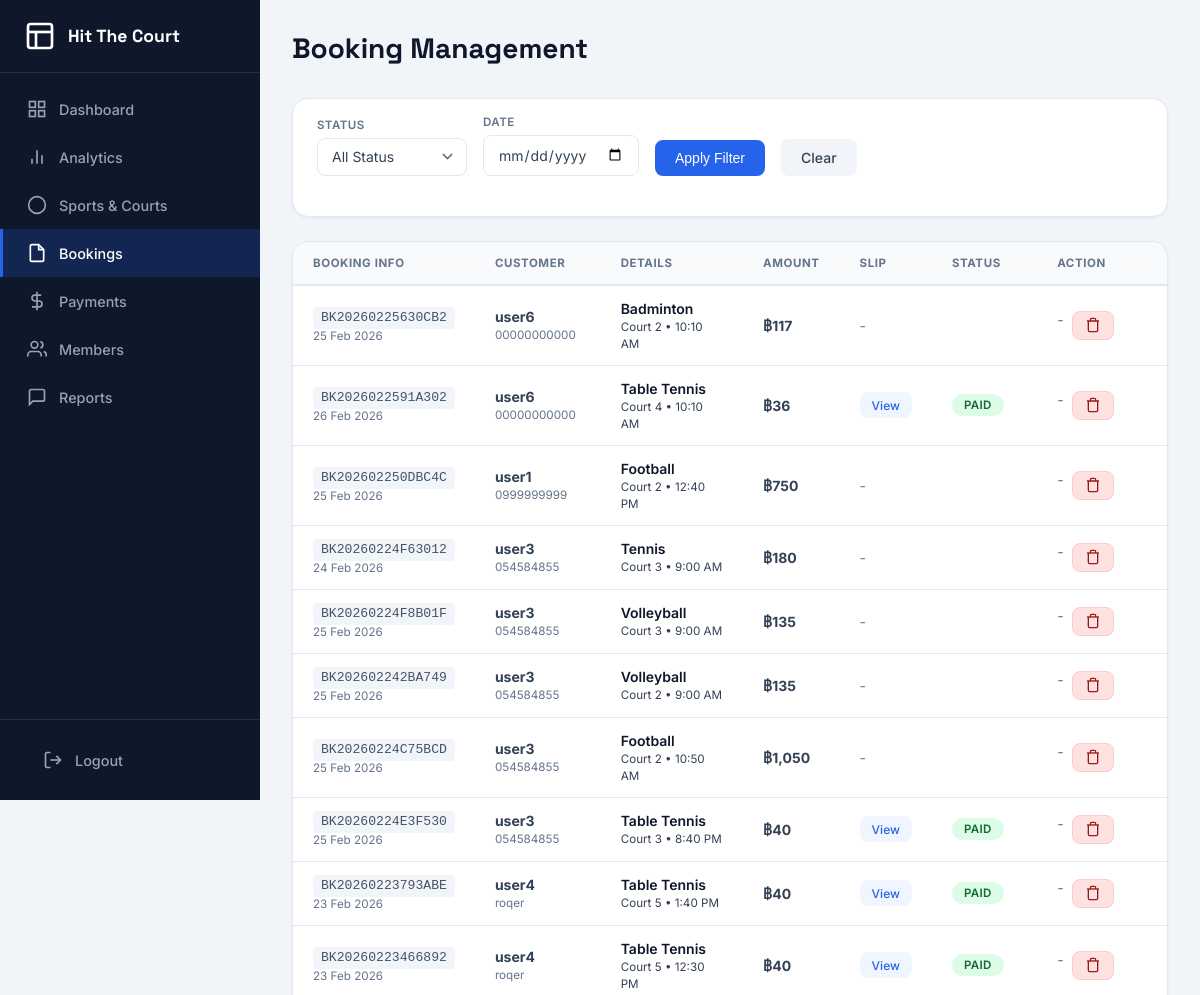
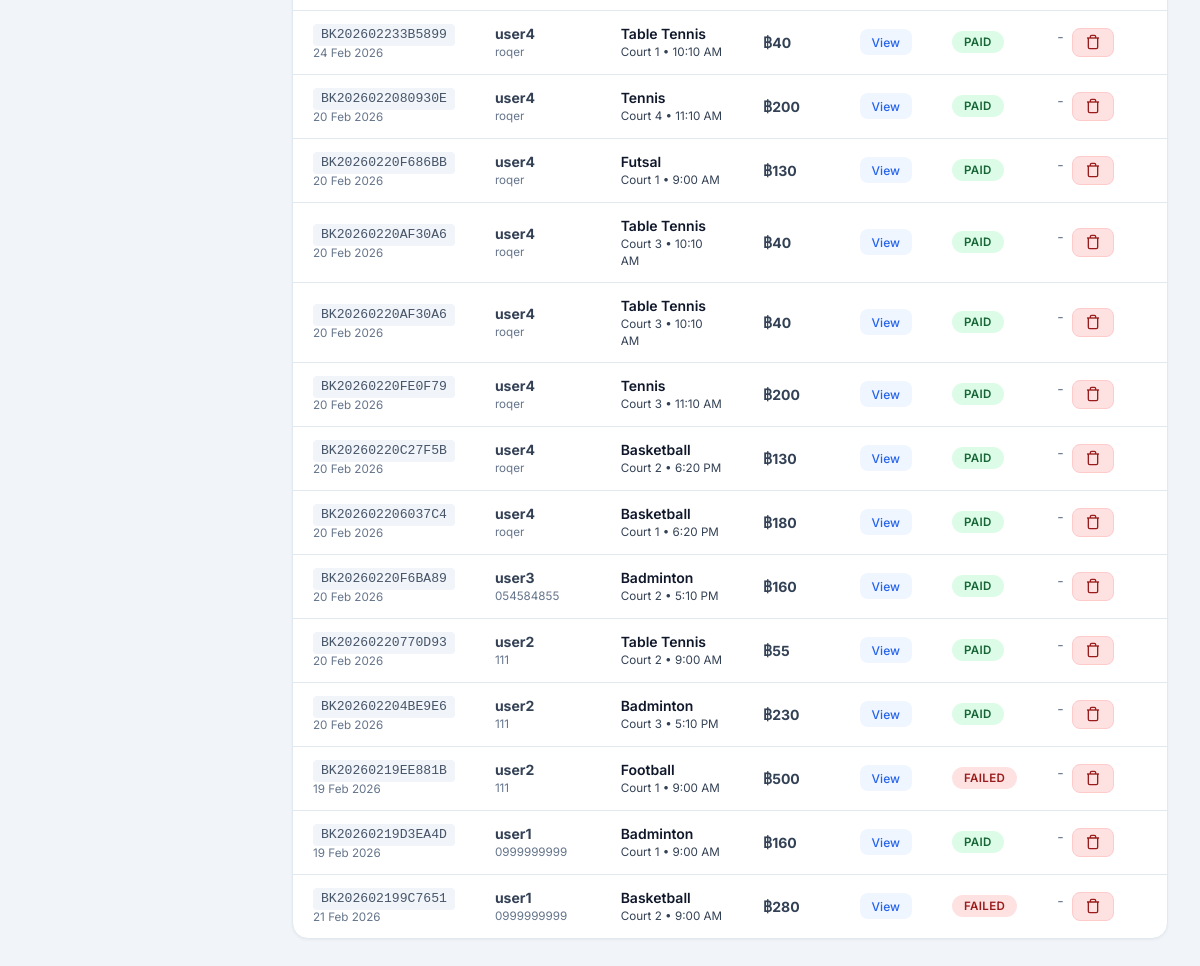
Screenshot of /admin/bookings.php (signed in) with the database file from the repository (2 pictures, top to bottom).
### tables this page shows
CREATE TABLE `bookings` (
  `booking_id` int(11) NOT NULL,
  `booking_code` varchar(20) NOT NULL,
  `user_id` int(11) NOT NULL,
  `court_id` int(11) NOT NULL,
  `slot_id` int(11) NOT NULL,
  `booking_date` date NOT NULL,
  `duration_minutes` int(11) NOT NULL,
  `court_price` decimal(10,2) NOT NULL,
  `equipment_total` decimal(10,2) DEFAULT 0.00,
  `discount_amount` decimal(10,2) DEFAULT 0.00,
  `total_price` decimal(10,2) NOT NULL,
  `payment_status` enum('pending','paid','failed','refunded') DEFAULT 'pending',
  `expires_at` datetime DEFAULT NULL,
  `booking_status` enum('active','cancelled','completed') DEFAULT 'active',
  `notes` text DEFAULT NULL,
  `created_at` timestamp NOT NULL DEFAULT current_timestamp(),
  `updated_at` timestamp NOT NULL DEFAULT current_timestamp() ON UPDATE current_timestamp()
);

CREATE TABLE `users` (
  `user_id` int(11) NOT NULL,
  `username` varchar(50) NOT NULL,
  `password` varchar(255) NOT NULL,
  `email` varchar(100) NOT NULL,
  `phone` varchar(20) DEFAULT NULL,
  `is_member` tinyint(1) DEFAULT 0,
  `member_expire` date DEFAULT NULL,
  `points` int(11) DEFAULT 0,
  `total_bookings` int(11) DEFAULT 0,
  `created_at` timestamp NOT NULL DEFAULT current_timestamp(),
  `updated_at` timestamp NOT NULL DEFAULT current_timestamp() ON UPDATE current_timestamp()
);

CREATE TABLE `sports` (
  `sport_id` int(11) NOT NULL,
  `sport_name` varchar(50) NOT NULL,
  `slug` varchar(50) NOT NULL,
  `description` text DEFAULT NULL,
  `duration_minutes` int(11) NOT NULL,
  `price` int(11) NOT NULL,
  `max_courts` int(11) DEFAULT 1,
  `image` varchar(255) DEFAULT NULL,
  `status` enum('active','inactive') DEFAULT 'active',
  `created_at` timestamp NOT NULL DEFAULT current_timestamp(),
  `price_per_round` decimal(10,2) DEFAULT 0.00,
  `total_courts` int(11) DEFAULT 1
);

CREATE TABLE `courts` (
  `court_id` int(11) NOT NULL,
  `sport_id` int(11) NOT NULL,
  `court_number` int(11) NOT NULL,
  `court_name` varchar(50) DEFAULT NULL,
  `status` enum('available','maintenance','reserved') DEFAULT 'available',
  `created_at` timestamp NOT NULL DEFAULT current_timestamp()
);

CREATE TABLE `time_slots` (
  `slot_id` int(11) NOT NULL,
  `sport_id` int(11) NOT NULL,
  `start_time` time NOT NULL,
  `end_time` time NOT NULL,
  `status` enum('active','inactive') DEFAULT 'active'
);

### config.php (called while the page is built, shortened)
<?php
function sanitize($data) {
    return htmlspecialchars(strip_tags(trim($data)));
}
?>

### admin/bookings.php (the view, shortened to what this page needs)
<?php
require_once '../config.php';
 $statusFilter = sanitize($_GET['status'] ?? 'all');
 $dateFilter = sanitize($_GET['date'] ?? '');
 $whereClause = "1=1";
 $params = [];
 $sql = "
    SELECT b.*, u.username, u.email, u.phone, s.sport_name, c.court_number, ts.start_time, ts.end_time, p.slip_image
    FROM bookings b
    JOIN users u ON b.user_id = u.user_id
    JOIN courts c ON b.court_id = c.court_id
    JOIN sports s ON c.sport_id = s.sport_id
    JOIN time_slots ts ON b.slot_id = ts.slot_id
    LEFT JOIN payments p ON b.booking_id = p.booking_id
    WHERE {$whereClause}
    ORDER BY b.created_at DESC
";
 $stmt = $pdo->prepare($sql);
 $stmt->execute($params);
 $bookings = $stmt->fetchAll();
?>
<!DOCTYPE html>
<html lang="en">
<head>
    <link rel="stylesheet" href="<?= SITE_URL ?>/assets/css/admin.css">
</head>
<body>
    <div class="admin-layout">
        <aside class="admin-sidebar">
            <div class="admin-brand">
                <svg width="32" height="32" viewBox="0 0 24 24" fill="none" stroke="currentColor" stroke-width="2">
                    <rect x="3" y="3" width="18" height="18" rx="2" ry="2"></rect>
                    <line x1="3" y1="9" x2="21" y2="9"></line>
                    <line x1="9" y1="21" x2="9" y2="9"></line>
                </svg>
                Hit The Court
            </div>
            <nav class="admin-nav">
                <a href="dashboard.php" class="admin-nav-item">
                    Dashboard
                </a>
                <a href="analytics.php" class="admin-nav-item">
                    <svg xmlns="http://www.w3.org/2000/svg" width="20" height="20" viewBox="0 0 24 24" fill="none" stroke="currentColor" stroke-width="2"><line x1="18" y1="20" x2="18" y2="10"></line><line x1="12" y1="20" x2="12" y2="4"></line><line x1="6" y1="20" x2="6" y2="14"></line></svg>
                    Analytics
                </a>
                <a href="sports.php" class="admin-nav-item">
                    <svg xmlns="http://www.w3.org/2000/svg" width="20" height="20" viewBox="0 0 24 24" fill="none" stroke="currentColor" stroke-width="2"><circle cx="12" cy="12" r="10"></circle></svg>
                    Sports & Courts
                </a>
                <a href="bookings.php" class="admin-nav-item active">
                    <svg xmlns="http://www.w3.org/2000/svg" width="20" height="20" viewBox="0 0 24 24" fill="none" stroke="currentColor" stroke-width="2"><path d="M14 2H6a2 2 0 0 0-2 2v16a2 2 0 0 0 2 2h12a2 2 0 0 0 2-2V8z"></path><polyline points="14 2 14 8 20 8"></polyline></svg>
                    Bookings
                </a>
                <a href="payments.php" class="admin-nav-item">
                    <svg xmlns="http://www.w3.org/2000/svg" width="20" height="20" viewBox="0 0 24 24" fill="none" stroke="currentColor" stroke-width="2"><line x1="12" y1="1" x2="12" y2="23"></line><path d="M17 5H9.5a3.5 3.5 0 0 0 0 7h5a3.5 3.5 0 0 1 0 7H6"></path></svg>
                    Payments
                </a>
                <a href="members.php" class="admin-nav-item">
                    Members
                </a>
                <a href="reports.php" class="admin-nav-item">
                    <svg xmlns="http://www.w3.org/2000/svg" width="20" height="20" viewBox="0 0 24 24" fill="none" stroke="currentColor" stroke-width="2"><path d="M21 15a2 2 0 0 1-2 2H7l-4 4V5a2 2 0 0 1 2-2h14a2 2 0 0 1 2 2z"></path></svg>
                    Reports
                </a>
            </nav>
            <div style="margin-top: auto; padding: 1rem; border-top: 1px solid rgba(255,255,255,0.1);">
                <a href="<?= SITE_URL ?>/api/auth.php?action=admin_logout" class="admin-nav-item">
                    <svg xmlns="http://www.w3.org/2000/svg" width="20" height="20" viewBox="0 0 24 24" fill="none" stroke="currentColor" stroke-width="2"><path d="M9 21H5a2 2 0 0 1-2-2V5a2 2 0 0 1 2-2h4"></path><polyline points="16 17 21 12 16 7"></polyline><line x1="21" y1="12" x2="9" y2="12"></line></svg>
                    Logout
                </a>
            </div>
        </aside>
        <main class="admin-main">
            <div class="admin-header">
                <h1 class="admin-title">Booking Management</h1>
            </div>
            <div class="admin-card" style="margin-bottom: 1.5rem;">
                <div class="admin-card-body" style="padding: 1rem 1.5rem;">
                    <form method="GET" class="filter-bar">
                        <div class="filter-group">
                            <label class="filter-label">Status</label>
                            <select name="status" class="admin-input">
                                <option value="all" <?= $statusFilter === 'all' ? 'selected' : '' ?>>All Status</option>
                            </select>
                        </div>
                        <div class="filter-group">
                            <label class="filter-label">Date</label>
                            <input type="date" name="date" value="<?= $dateFilter ?>" class="admin-input">
                        </div>
                        <button type="submit" class="btn btn-primary">
                            Apply Filter
                        </button>
                        <a href="bookings.php" class="btn" style="background: #F1F5F9; color: var(--admin-text);">Clear</a>
                    </form>
                </div>
            </div>
            <div class="admin-card">
                <div class="admin-card-body" style="padding: 0;">
                    <div style="overflow-x: auto;">
                        <table class="admin-table">
                            <thead>
                                <tr>
                                    <th style="width: 15%;">Booking Info</th>
                                    <th style="width: 15%;">Customer</th>
                                    <th style="width: 20%;">Details</th>
                                    <th style="width: 10%;">Amount</th>
                                    <th style="width: 10%;">Slip</th>
                                    <th style="width: 10%;">Status</th>
                                    <th style="width: 20%;">Action</th>
                                </tr>
                            </thead>
                            <tbody>
                                <?php if (empty($bookings)): ?>
                                <tr>
                                    <td colspan="7">
                                        <div class="empty-state">
                                            <svg xmlns="http://www.w3.org/2000/svg" width="48" height="48" viewBox="0 0 24 24" fill="none" stroke="currentColor" stroke-width="1"><path d="M14 2H6a2 2 0 0 0-2 2v16a2 2 0 0 0 2 2h12a2 2 0 0 0 2-2V8z"></path><polyline points="14 2 14 8 20 8"></polyline></svg>
                                            <h3>No Bookings Found</h3>
                                            <p>Try adjusting your filters.</p>
                                        </div>
                                    </td>
                                </tr>
                                <?php else: ?>
                                    <?php foreach ($bookings as $b): ?>
                                    <tr>
                                        <td>
                                            <span class="admin-code"><?= htmlspecialchars($b['booking_code']) ?></span><br>
                                            <small style="color: var(--admin-muted);"><?= date('d M Y', strtotime($b['booking_date'])) ?></small>
                                        </td>
                                        <td>
                                            <strong><?= htmlspecialchars($b['username']) ?></strong><br>
                                            <small style="color: var(--admin-muted);"><?= htmlspecialchars($b['phone']) ?></small>
                                        </td>
                                        <td>
                                            <div style="font-weight: 600; color: var(--admin-secondary);"><?= htmlspecialchars($b['sport_name']) ?></div>
                                            <small>Court <?= $b['court_number'] ?> • <?= date('g:i A', strtotime($b['start_time'])) ?></small>
                                        </td>
                                        <td>
                                            <strong>฿<?= number_format($b['total_price']) ?></strong>
                                        </td>
                                        <td>
                                            <?php if ($b['slip_image']): ?>
                                            <a href="<?= SITE_URL ?>/<?= $b['slip_image'] ?>" target="_blank" class="btn btn-sm" style="background: #EFF6FF; color: var(--admin-primary);">
                                                View
                                            </a>
                                            <?php else: ?>
                                            <span style="color: var(--admin-muted);">-</span>
                                            <?php endif; ?>
                                        </td>
                                        <td>
                                            <span class="status-pill status-<?= htmlspecialchars($b['payment_status']) ?>">
                                                <?= ucfirst($b['payment_status']) ?>
                                            </span>
                                        </td>
                                        <td>
                                            <div class="action-group">
                                                <?php if ($b['payment_status'] === 'pending' && $b['slip_image']): ?>
                                                    <form method="POST" style="display: contents;">
                                                        <input type="hidden" name="booking_id" value="<?= $b['booking_id'] ?>">
                                                        <input type="hidden" name="action" value="verify">
                                                        <button type="submit" class="btn btn-sm btn-success">Verify</button>
                                                    </form>
                                                    <form method="POST" style="display: contents;" onsubmit="return confirm('Reject this payment?');">
                                                        <input type="hidden" name="booking_id" value="<?= $b['booking_id'] ?>">
                                                        <input type="hidden" name="action" value="reject">
                                                        <button type="submit" class="btn btn-sm btn-danger">Reject</button>
                                                    </form>
                                                <?php elseif ($b['payment_status'] === 'pending'): ?>
                                                    <span style="color: var(--admin-warning); font-size: 0.8rem;">Awaiting Slip</span>
                                                <?php else: ?>
                                                    <span style="color: var(--admin-muted);">-</span>
                                                <?php endif; ?>
                                                <form method="POST" style="display: contents;" onsubmit="return confirm('Are you sure you want to DELETE this booking? This cannot be undone.');">
                                                    <button type="submit" class="btn btn-sm btn-delete" title="Delete Booking">
                                                        <svg xmlns="http://www.w3.org/2000/svg" width="16" height="16" viewBox="0 0 24 24" fill="none" stroke="currentColor" stroke-width="2"><polyline points="3 6 5 6 21 6"></polyline><path d="M19 6v14a2 2 0 0 1-2 2H7a2 2 0 0 1-2-2V6m3 0V4a2 2 0 0 1 2-2h4a2 2 0 0 1 2 2v2"></path></svg>
                                                    </button>
                                                </form>
                                            </div>
                                        </td>
                                    </tr>
                                    <?php endforeach; ?>
                                <?php endif; ?>
                            </tbody>
                        </table>
                    </div>
                </div>
            </div>
        </main>
    </div>
</body>
</html>

### admin/bookings.php (style rules this page uses)
.btn-delete { background: #FEE2E2; color: #991B1B; border: 1px solid #FECACA; }

### rows the page displays
bookings: booking_code "BK20260225630CB2", booking_date "25 Feb 2026", user.username "user6", user.phone "00000000000", sports.sport_name "Badminton", court.court_number "2", slot.start_time "10:10 AM", total_price "117"
bookings: booking_code "BK2026022591A302", booking_date "26 Feb 2026", user.username "user6", user.phone "00000000000", sports.sport_name "Table Tennis", court.court_number "4", slot.start_time "10:10 AM", total_price "36", payment_status "PAID"
bookings: booking_code "BK202602250DBC4C", booking_date "25 Feb 2026", user.username "user1", user.phone "0999999999", sports.sport_name "Football", court.court_number "2", slot.start_time "12:40 PM", total_price "750"
bookings: booking_code "BK20260224F63012", booking_date "24 Feb 2026", user.username "user3", user.phone "054584855", sports.sport_name "Tennis", court.court_number "3", slot.start_time "9:00 AM", total_price "180"
bookings: booking_code "BK20260224F8B01F", booking_date "25 Feb 2026", user.username "user3", user.phone "054584855", sports.sport_name "Volleyball", court.court_number "3", slot.start_time "9:00 AM", total_price "135"
bookings: booking_code "BK202602242BA749", booking_date "25 Feb 2026", user.username "user3", user.phone "054584855", sports.sport_name "Volleyball", court.court_number "2", slot.start_time "9:00 AM", total_price "135"
bookings: booking_code "BK20260224C75BCD", booking_date "25 Feb 2026", user.username "user3", user.phone "054584855", sports.sport_name "Football", court.court_number "2", slot.start_time "10:50 AM", total_price "1,050"
bookings: booking_code "BK20260224E3F530", booking_date "25 Feb 2026", user.username "user3", user.phone "054584855", sports.sport_name "Table Tennis", court.court_number "3", slot.start_time "8:40 PM", total_price "40", payment_status "PAID"
bookings: booking_code "BK20260223793ABE", booking_date "23 Feb 2026", user.username "user4", user.phone "roqer", sports.sport_name "Table Tennis", court.court_number "5", slot.start_time "1:40 PM", total_price "40", payment_status "PAID"
bookings: booking_code "BK20260223466892", booking_date "23 Feb 2026", user.username "user4", user.phone "roqer", sports.sport_name "Table Tennis", court.court_number "5", slot.start_time "12:30 PM", total_price "40", payment_status "PAID"
bookings: booking_code "BK202602233B5899", booking_date "24 Feb 2026", user.username "user4", user.phone "roqer", sports.sport_name "Table Tennis", court.court_number "1", slot.start_time "10:10 AM", total_price "40", payment_status "PAID"
bookings: booking_code "BK2026022080930E", booking_date "20 Feb 2026", user.username "user4", user.phone "roqer", sports.sport_name "Tennis", court.court_number "4", slot.start_time "11:10 AM", total_price "200", payment_status "PAID"
bookings: booking_code "BK20260220F686BB", booking_date "20 Feb 2026", user.username "user4", user.phone "roqer", sports.sport_name "Futsal", court.court_number "1", slot.start_time "9:00 AM", total_price "130", payment_status "PAID"
bookings: booking_code "BK20260220AF30A6", booking_date "20 Feb 2026", user.username "user4", user.phone "roqer", sports.sport_name "Table Tennis", court.court_number "3", slot.start_time "10:10 AM", total_price "40", payment_status "PAID"
bookings: booking_code "BK20260220FE0F79", booking_date "20 Feb 2026", user.username "user4", user.phone "roqer", sports.sport_name "Tennis", court.court_number "3", slot.start_time "11:10 AM", total_price "200", payment_status "PAID"
bookings: booking_code "BK20260220C27F5B", booking_date "20 Feb 2026", user.username "user4", user.phone "roqer", sports.sport_name "Basketball", court.court_number "2", slot.start_time "6:20 PM", total_price "130", payment_status "PAID"
bookings: booking_code "BK202602206037C4", booking_date "20 Feb 2026", user.username "user4", user.phone "roqer", sports.sport_name "Basketball", court.court_number "1", slot.start_time "6:20 PM", total_price "180", payment_status "PAID"
bookings: booking_code "BK20260220F6BA89", booking_date "20 Feb 2026", user.username "user3", user.phone "054584855", sports.sport_name "Badminton", court.court_number "2", slot.start_time "5:10 PM", total_price "160", payment_status "PAID"
bookings: booking_code "BK20260220770D93", booking_date "20 Feb 2026", user.username "user2", user.phone "111", sports.sport_name "Table Tennis", court.court_number "2", slot.start_time "9:00 AM", total_price "55", payment_status "PAID"
bookings: booking_code "BK202602204BE9E6", booking_date "20 Feb 2026", user.username "user2", user.phone "111", sports.sport_name "Badminton", court.court_number "3", slot.start_time "5:10 PM", total_price "230", payment_status "PAID"
bookings: booking_code "BK20260219EE881B", booking_date "19 Feb 2026", user.username "user2", user.phone "111", sports.sport_name "Football", court.court_number "1", slot.start_time "9:00 AM", total_price "500", payment_status "FAILED"
bookings: booking_code "BK20260219D3EA4D", booking_date "19 Feb 2026", user.username "user1", user.phone "0999999999", sports.sport_name "Badminton", court.court_number "1", slot.start_time "9:00 AM", total_price "160", payment_status "PAID"
bookings: booking_code "BK202602199C7651", booking_date "21 Feb 2026", user.username "user1", user.phone "0999999999", sports.sport_name "Basketball", court.court_number "2", slot.start_time "9:00 AM", total_price "280", payment_status "FAILED"
